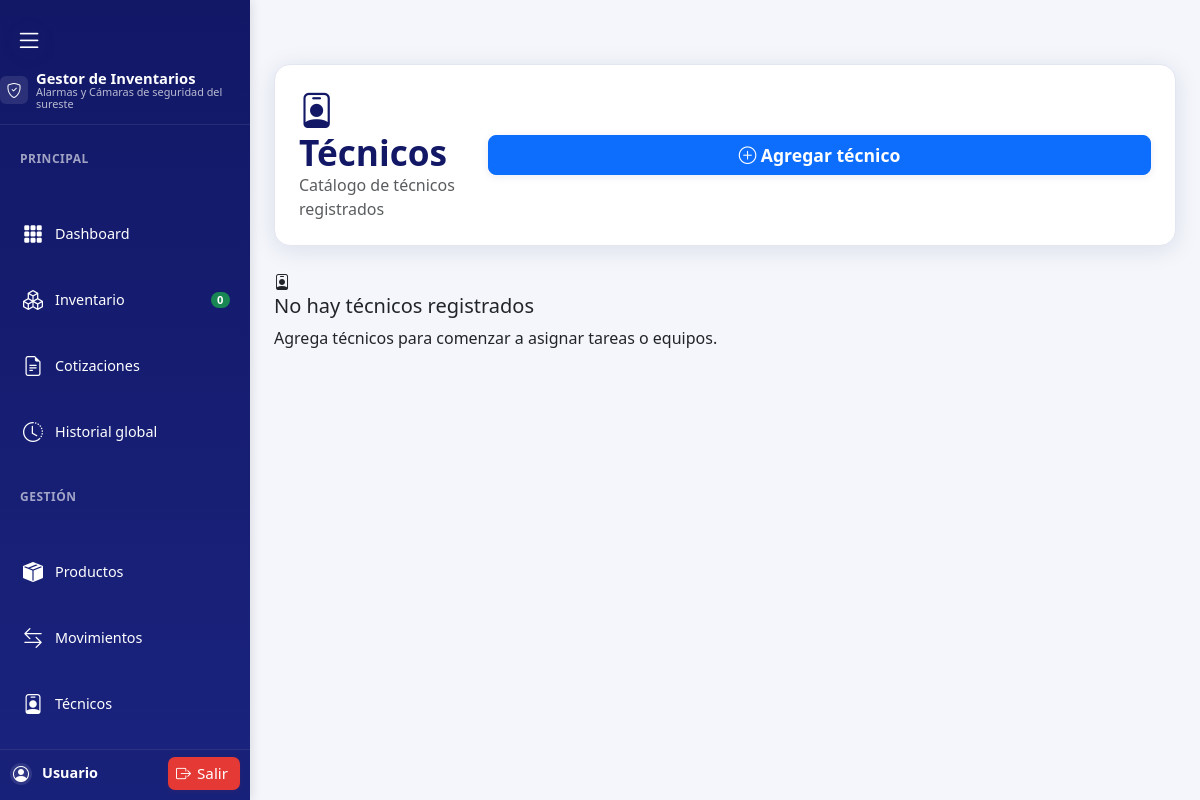
/tecnicos/index.php (signed in), run on an earlier commit of the app's database.
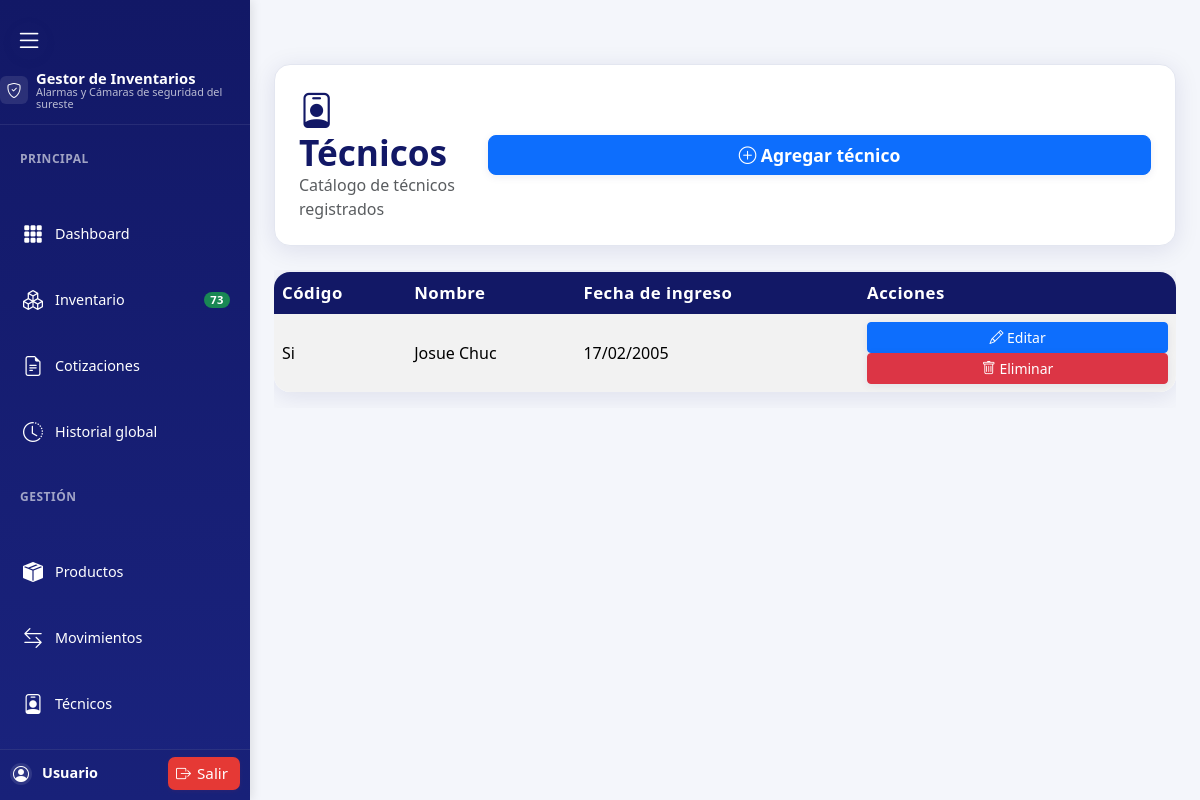
And on a later commit of the database.
### tables this page shows
CREATE TABLE `tecnicos` (
  `tecnico_id` int(11) NOT NULL,
  `codigo` varchar(20) NOT NULL,
  `nombre` varchar(100) NOT NULL,
  `fecha_ingreso` date DEFAULT NULL,
  `is_active` tinyint(1) DEFAULT 1,
  `created_at` timestamp NOT NULL DEFAULT current_timestamp(),
  `updated_at` timestamp NOT NULL DEFAULT current_timestamp() ON UPDATE current_timestamp()
);

### tecnicos/partials/tecnicos_listado.php (the view)
<?php if ($tecnicos && $tecnicos->num_rows > 0): ?>
    <div class="table-responsive">
        <table class="table table-striped align-middle">
            <thead>
                <tr>
                    <th>Código</th>
                    <th>Nombre</th>
                    <th>Fecha de ingreso</th>
                    <th>Acciones</th>
                </tr>
            </thead>
            <tbody>
                <?php while ($t = $tecnicos->fetch_assoc()): ?>
                    <tr>
                        <td><?= htmlspecialchars($t['codigo']) ?></td>
                        <td><?= htmlspecialchars($t['nombre']) ?></td>
                        <td><?= $t['fecha_ingreso'] ? date('d/m/Y', strtotime($t['fecha_ingreso'])) : '-' ?></td>
                        <td>
                            <button class="btn btn-sm btn-primary btn-edit"
                                data-id="<?= $t['tecnico_id'] ?>"
                                data-codigo="<?= htmlspecialchars($t['codigo']) ?>"
                                data-nombre="<?= htmlspecialchars($t['nombre']) ?>"
                                data-fecha="<?= $t['fecha_ingreso'] ?>">
                                <i class="bi bi-pencil"></i> Editar
                            </button>
                            <button class="btn btn-sm btn-danger btn-delete"
                                data-id="<?= $t['tecnico_id'] ?>"
                                data-nombre="<?= htmlspecialchars($t['nombre']) ?>">
                                <i class="bi bi-trash"></i> Eliminar
                            </button>
                        </td>
                    </tr>
                <?php endwhile; ?>
            </tbody>
        </table>
    </div>
<?php else: ?>
    <div class="empty-state">
        <i class="bi bi-person-badge"></i>
        <h5>No hay técnicos registrados</h5>
        <p>Agrega técnicos para comenzar a asignar tareas o equipos.</p>
    </div>
<?php endif; ?>

### includes/sidebar.php (shortened to what the changed rows need)
<?php
if (!isset($total_products)) {
    require_once __DIR__ . '/../connection.php';
    $total_query = "SELECT COUNT(*) as total FROM products";
    $total_result = $mysqli->query($total_query);
    $total_products = $total_result ? $total_result->fetch_assoc()['total'] : 0;
}
?>
<aside class="sidebar" id="sidebar">
    <div class="sidebar-header sidebar-header-compact">
        <div class="sidebar-brand sidebar-brand-compact">
            <div class="brand-text brand-text-compact">
                <h1>Gestor de Inventarios</h1>
            </div>
        </div>
    </div>
    <nav class="sidebar-nav">
        <div class="nav-section">
            <div class="nav-links">
                <a href="../inventory/index.php" class="sidebar-inventario" title="Inventario">
                    <i class="bi bi-boxes"></i>
                    <span class="nav-text">Inventario</span>
                    <span class="badge bg-success"><?= $total_products ?></span>
                </a>
            </div>
        </div>
    </nav>
</aside>

What changed in the data, as far as the page shows it:
added tecnicos: codigo "Si", nombre "Josue Chuc", fecha_ingreso "17/02/2005"
Also different on the page:
$total_products: "0" → "73"
text no longer shown: "No hay técnicos registrados Agrega técnicos para comenzar a asignar tareas o equipos."
text now shown: "Código Nombre Fecha de ingreso Acciones"
